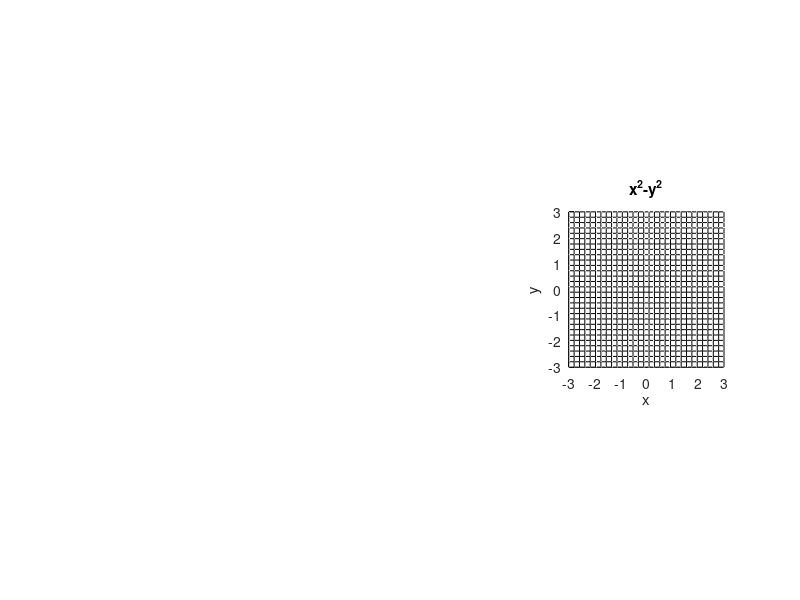

Write MATLAB code to recreate this figure.
figure;
x=linspace(-3,3,30);
y=x;
[xx,yy]=meshgrid(x,y);
z=xx.^2-yy.^2;
subplot(1,3,3);
axis([-3 3 -3 3 -20 20]);
grid on;
xlabel('x'); ylabel('y'); %zlabel('f(x,y)');
hold on;
mesh(x,y,z);
colormap([0 0 0]);
%set(gca,'XTick',[0 2 4],'FontSize',16);
%set(gca,'YTick',[-1 1 3 ],'FontSize',16);
%set(gca,'ZTick',[ 0 0.2],'FontSize',16);
set(gca,'DataAspectRatio',[3 3 6]);
title('x^2-y^2');
rotate3d